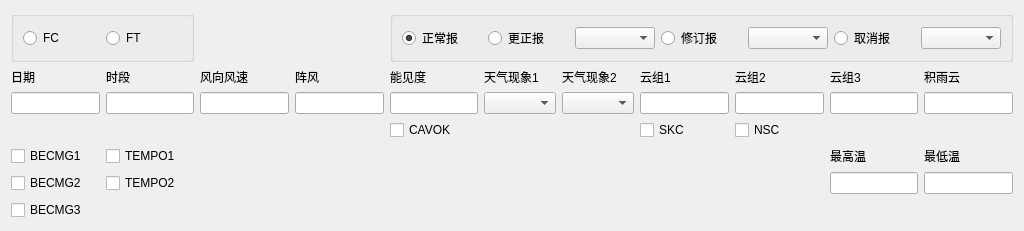
<?xml version="1.0" encoding="UTF-8"?>
<ui version="4.0">
 <class>Form</class>
 <widget class="QWidget" name="Form">
  <property name="geometry">
   <rect>
    <x>0</x>
    <y>0</y>
    <width>1024</width>
    <height>196</height>
   </rect>
  </property>
  <property name="windowTitle">
   <string>Form</string>
  </property>
  <layout class="QVBoxLayout" name="verticalLayout">
   <item>
    <layout class="QGridLayout" name="main_layout">
     <item row="3" column="5">
      <widget class="QComboBox" name="taf_weather1_combobox"/>
     </item>
     <item row="3" column="6">
      <widget class="QComboBox" name="taf_weather2_combobox"/>
     </item>
     <item row="6" column="10">
      <widget class="QLineEdit" name="taf_temp_min"/>
     </item>
     <item row="4" column="7">
      <widget class="QCheckBox" name="taf_skc">
       <property name="text">
        <string>SKC</string>
       </property>
      </widget>
     </item>
     <item row="5" column="1">
      <widget class="QCheckBox" name="tempo1_checkbox">
       <property name="text">
        <string>TEMPO1</string>
       </property>
      </widget>
     </item>
     <item row="2" column="9">
      <widget class="QLabel" name="taf_cloud3_label">
       <property name="text">
        <string>云组3</string>
       </property>
       <property name="buddy">
        <cstring>taf_cloud3</cstring>
       </property>
      </widget>
     </item>
     <item row="3" column="4">
      <widget class="QLineEdit" name="taf_vis"/>
     </item>
     <item row="6" column="0">
      <widget class="QCheckBox" name="becmg2_checkbox">
       <property name="text">
        <string>BECMG2</string>
       </property>
      </widget>
     </item>
     <item row="2" column="7">
      <widget class="QLabel" name="taf_cloud1_label">
       <property name="text">
        <string>云组1</string>
       </property>
       <property name="buddy">
        <cstring>taf_cloud1</cstring>
       </property>
      </widget>
     </item>
     <item row="3" column="8">
      <widget class="QLineEdit" name="taf_cloud2"/>
     </item>
     <item row="2" column="8">
      <widget class="QLabel" name="taf_cloud2_label">
       <property name="text">
        <string>云组2</string>
       </property>
       <property name="buddy">
        <cstring>taf_cloud2</cstring>
       </property>
      </widget>
     </item>
     <item row="4" column="8">
      <widget class="QCheckBox" name="taf_nsc">
       <property name="text">
        <string>NSC</string>
       </property>
      </widget>
     </item>
     <item row="3" column="3">
      <widget class="QLineEdit" name="taf_gust"/>
     </item>
     <item row="5" column="10">
      <widget class="QLabel" name="taf_temp_min_label">
       <property name="text">
        <string>最低温</string>
       </property>
       <property name="buddy">
        <cstring>taf_temp_min</cstring>
       </property>
      </widget>
     </item>
     <item row="8" column="0">
      <widget class="QCheckBox" name="becmg3_checkbox">
       <property name="text">
        <string>BECMG3</string>
       </property>
      </widget>
     </item>
     <item row="2" column="4">
      <widget class="QLabel" name="taf_vis_label">
       <property name="text">
        <string>能见度</string>
       </property>
       <property name="buddy">
        <cstring>taf_vis</cstring>
       </property>
      </widget>
     </item>
     <item row="2" column="5">
      <widget class="QLabel" name="taf_weather1_label">
       <property name="text">
        <string>天气现象1</string>
       </property>
       <property name="buddy">
        <cstring>taf_weather1_combobox</cstring>
       </property>
      </widget>
     </item>
     <item row="2" column="3">
      <widget class="QLabel" name="taf_gust_label">
       <property name="text">
        <string>阵风</string>
       </property>
       <property name="buddy">
        <cstring>taf_gust</cstring>
       </property>
      </widget>
     </item>
     <item row="3" column="0">
      <widget class="QLineEdit" name="taf_date"/>
     </item>
     <item row="4" column="4">
      <widget class="QCheckBox" name="taf_cavok">
       <property name="text">
        <string>CAVOK</string>
       </property>
      </widget>
     </item>
     <item row="3" column="7">
      <widget class="QLineEdit" name="taf_cloud1"/>
     </item>
     <item row="5" column="0">
      <widget class="QCheckBox" name="becmg1_checkbox">
       <property name="text">
        <string>BECMG1</string>
       </property>
      </widget>
     </item>
     <item row="2" column="0">
      <widget class="QLabel" name="taf_date_label">
       <property name="text">
        <string>日期</string>
       </property>
       <property name="buddy">
        <cstring>taf_date</cstring>
       </property>
      </widget>
     </item>
     <item row="2" column="1">
      <widget class="QLabel" name="taf_period_label">
       <property name="text">
        <string>时段</string>
       </property>
       <property name="buddy">
        <cstring>taf_period</cstring>
       </property>
      </widget>
     </item>
     <item row="2" column="10">
      <widget class="QLabel" name="taf_cb_label">
       <property name="text">
        <string>积雨云</string>
       </property>
       <property name="buddy">
        <cstring>taf_cb</cstring>
       </property>
      </widget>
     </item>
     <item row="2" column="2">
      <widget class="QLabel" name="taf_wind_label">
       <property name="text">
        <string>风向风速</string>
       </property>
       <property name="buddy">
        <cstring>taf_wind</cstring>
       </property>
      </widget>
     </item>
     <item row="3" column="2">
      <widget class="QLineEdit" name="taf_wind"/>
     </item>
     <item row="5" column="9">
      <widget class="QLabel" name="taf_temp_max_label">
       <property name="text">
        <string>最高温</string>
       </property>
       <property name="buddy">
        <cstring>taf_temp_max</cstring>
       </property>
      </widget>
     </item>
     <item row="3" column="9">
      <widget class="QLineEdit" name="taf_cloud3"/>
     </item>
     <item row="6" column="9">
      <widget class="QLineEdit" name="taf_temp_max"/>
     </item>
     <item row="2" column="6">
      <widget class="QLabel" name="taf_weather2_label">
       <property name="text">
        <string>天气现象2</string>
       </property>
       <property name="buddy">
        <cstring>taf_weather2_combobox</cstring>
       </property>
      </widget>
     </item>
     <item row="6" column="1">
      <widget class="QCheckBox" name="tempo2_checkbox">
       <property name="text">
        <string>TEMPO2</string>
       </property>
      </widget>
     </item>
     <item row="3" column="1">
      <widget class="QLineEdit" name="taf_period"/>
     </item>
     <item row="3" column="10">
      <widget class="QLineEdit" name="taf_cb"/>
     </item>
     <item row="0" column="0" colspan="2">
      <widget class="QGroupBox" name="group_type">
       <property name="title">
        <string/>
       </property>
       <layout class="QGridLayout" name="gridLayout_6">
        <item row="0" column="0">
         <widget class="QRadioButton" name="type_fc">
          <property name="text">
           <string>FC</string>
          </property>
         </widget>
        </item>
        <item row="0" column="1">
         <widget class="QRadioButton" name="type_ft">
          <property name="text">
           <string>FT</string>
          </property>
         </widget>
        </item>
       </layout>
      </widget>
     </item>
     <item row="0" column="4" colspan="7">
      <widget class="QGroupBox" name="group_cls">
       <property name="title">
        <string/>
       </property>
       <layout class="QGridLayout" name="gridLayout_5">
        <item row="0" column="0">
         <widget class="QRadioButton" name="cls_normal">
          <property name="text">
           <string>正常报</string>
          </property>
          <property name="checked">
           <bool>true</bool>
          </property>
         </widget>
        </item>
        <item row="0" column="1">
         <widget class="QRadioButton" name="cls_cor">
          <property name="text">
           <string>更正报</string>
          </property>
         </widget>
        </item>
        <item row="0" column="2">
         <widget class="QComboBox" name="cls_cor_combobox"/>
        </item>
        <item row="0" column="3">
         <widget class="QRadioButton" name="cls_amd">
          <property name="text">
           <string>修订报</string>
          </property>
         </widget>
        </item>
        <item row="0" column="4">
         <widget class="QComboBox" name="cls_amd_combobox"/>
        </item>
        <item row="0" column="5">
         <widget class="QRadioButton" name="cls_cnl">
          <property name="text">
           <string>取消报</string>
          </property>
         </widget>
        </item>
        <item row="0" column="6">
         <widget class="QComboBox" name="cls_cnl_combobox"/>
        </item>
       </layout>
      </widget>
     </item>
    </layout>
   </item>
  </layout>
 </widget>
 <tabstops>
  <tabstop>type_fc</tabstop>
  <tabstop>type_ft</tabstop>
  <tabstop>cls_normal</tabstop>
  <tabstop>cls_cor</tabstop>
  <tabstop>cls_cor_combobox</tabstop>
  <tabstop>cls_amd</tabstop>
  <tabstop>cls_amd_combobox</tabstop>
  <tabstop>cls_cnl</tabstop>
  <tabstop>cls_cnl_combobox</tabstop>
  <tabstop>taf_date</tabstop>
  <tabstop>taf_period</tabstop>
  <tabstop>taf_wind</tabstop>
  <tabstop>taf_gust</tabstop>
  <tabstop>taf_vis</tabstop>
  <tabstop>taf_weather1_combobox</tabstop>
  <tabstop>taf_weather2_combobox</tabstop>
  <tabstop>taf_cloud1</tabstop>
  <tabstop>taf_cloud2</tabstop>
  <tabstop>taf_cloud3</tabstop>
  <tabstop>taf_cb</tabstop>
  <tabstop>taf_cavok</tabstop>
  <tabstop>taf_skc</tabstop>
  <tabstop>taf_nsc</tabstop>
  <tabstop>taf_temp_max</tabstop>
  <tabstop>taf_temp_min</tabstop>
  <tabstop>becmg1_checkbox</tabstop>
  <tabstop>becmg2_checkbox</tabstop>
  <tabstop>becmg3_checkbox</tabstop>
  <tabstop>tempo1_checkbox</tabstop>
  <tabstop>tempo2_checkbox</tabstop>
 </tabstops>
 <resources/>
 <connections/>
</ui>
